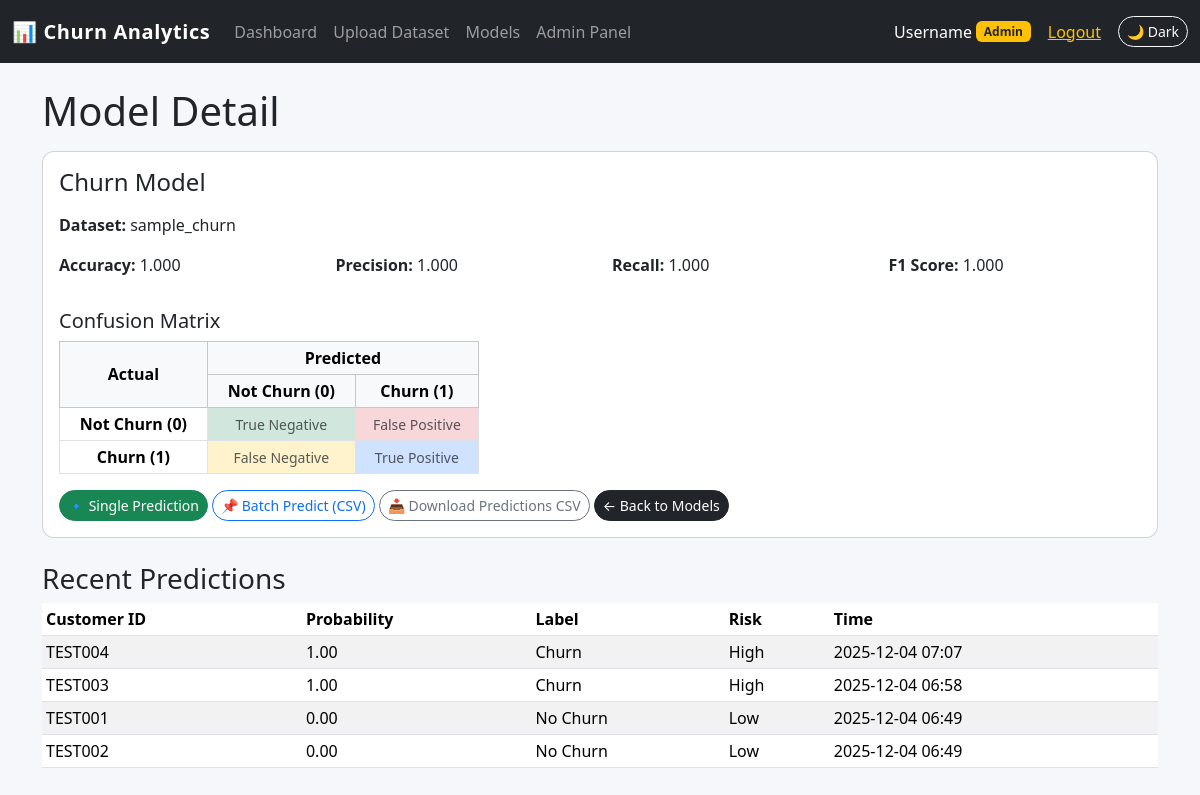
The app's page /analytics/models/1/ (signed in) with its own data.
### analytics/models.py (models this page shows, shortened)
class ModelVersion(models.Model):
    dataset = models.ForeignKey(Dataset, on_delete=models.CASCADE)
    name = models.CharField(max_length=200, default='Churn Model')
    created_at = models.DateTimeField(auto_now_add=True)
    model_file = models.FileField(upload_to='models/')
    accuracy = models.FloatField(null=True, blank=True)
    precision = models.FloatField(null=True, blank=True)
    recall = models.FloatField(null=True, blank=True)
    f1_score = models.FloatField(null=True, blank=True)
    is_active = models.BooleanField(default=True)

class Dataset(models.Model):
    name = models.CharField(max_length=200)
    file = models.FileField(upload_to='datasets/')
    uploaded_by = models.ForeignKey(User, on_delete=models.CASCADE)
    uploaded_at = models.DateTimeField(auto_now_add=True)
    num_rows = models.IntegerField(null=True, blank=True)
    num_columns = models.IntegerField(null=True, blank=True)

class Prediction(models.Model):
    model = models.ForeignKey(ModelVersion, on_delete=models.CASCADE)
    customer_id = models.CharField(max_length=100)
    probability = models.FloatField()
    label = models.BooleanField()
    predicted_at = models.DateTimeField(auto_now_add=True)
    def risk_level(self):
        if self.probability >= 0.8:
            return 'High'
        elif self.probability >= 0.5:
            return 'Medium'
        return 'Low'

### analytics/views.py (the view)
# urls.py: path('models/<int:model_id>/', views.model_detail, name='model_detail'),
@login_required
def model_detail(request, model_id):
    model = get_object_or_404(ModelVersion, id=model_id)
    predictions = Prediction.objects.filter(model=model).order_by('-predicted_at')[:50]
    return render(request, 'analytics/model_detail.html', {
        'model_obj': model,
        'predictions': predictions,
    })

### templates/analytics/model_detail.html (shortened to what this page needs)
{% extends 'base.html' %}
{% block content %}
<h1 class="mb-3">Model Detail</h1>
<div class="card mb-4">
    <div class="card-body">
        <h4 class="card-title mb-3">{{ model_obj.name }}</h4>
        <p><strong>Dataset:</strong> {{ model_obj.dataset.name }}</p>
        <div class="row">
            <div class="col-md-3">
                <p><strong>Accuracy:</strong> {{ model_obj.accuracy|floatformat:3 }}</p>
            </div>
            <div class="col-md-3">
                <p><strong>Precision:</strong> {{ model_obj.precision|floatformat:3 }}</p>
            </div>
            <div class="col-md-3">
                <p><strong>Recall:</strong> {{ model_obj.recall|floatformat:3 }}</p>
            </div>
            <div class="col-md-3">
                <p><strong>F1 Score:</strong> {{ model_obj.f1_score|floatformat:3 }}</p>
            </div>
        </div>
        <h5 class="mt-3">Confusion Matrix</h5>
        <div class="table-responsive mb-2" style="max-width: 420px;">
            <table class="table table-bordered table-sm text-center align-middle mb-0">
                <thead class="table-light">
                    <tr>
                        <th rowspan="2" class="align-middle">Actual</th>
                        <th colspan="2">Predicted</th>
                    </tr>
                    <tr>
                        <th>Not Churn (0)</th>
                        <th>Churn (1)</th>
                    </tr>
                </thead>
                <tbody>
                    <tr>
                        <th>Not Churn (0)</th>
                        <td class="bg-success-subtle">
                            <small class="text-muted">True Negative</small>
                        </td>
                        <td class="bg-danger-subtle">
                            <small class="text-muted">False Positive</small>
                        </td>
                    </tr>
                    <tr>
                        <th>Churn (1)</th>
                        <td class="bg-warning-subtle">
                            <small class="text-muted">False Negative</small>
                        </td>
                        <td class="bg-primary-subtle">
                            <small class="text-muted">True Positive</small>
                        </td>
                    </tr>
                </tbody>
            </table>
        </div>
        <div class="mt-3">
            <a class="btn btn-success btn-sm"
               href="{% url 'analytics:single_predict' model_obj.id %}">
                🔹 Single Prediction
            </a>
            <a class="btn btn-outline-primary btn-sm"
               href="{% url 'analytics:batch_predict' model_obj.id %}">
                📌 Batch Predict (CSV)
            </a>
            <a class="btn btn-outline-secondary btn-sm"
               href="{% url 'analytics:export_predictions' model_obj.id %}">
                📥 Download Predictions CSV
            </a>
            <a class="btn btn-dark btn-sm"
               href="{% url 'analytics:model_list' %}">
                ← Back to Models
            </a>
        </div>
    </div>
</div>
<h3>Recent Predictions</h3>
<table class="table table-sm table-striped">
    <thead>
        <tr>
            <th>Customer ID</th>
            <th>Probability</th>
            <th>Label</th>
            <th>Risk</th>
            <th>Time</th>
        </tr>
    </thead>
    <tbody>
        {% for p in predictions %}
        <tr>
            <td>{{ p.customer_id }}</td>
            <td>{{ p.probability|floatformat:2 }}</td>
            <td>
                {% if p.label %}
                    Churn
                {% else %}
                    No Churn
                {% endif %}
            </td>
            <td>{{ p.risk_level }}</td>
            <td>{{ p.predicted_at|date:"Y-m-d H:i" }}</td>
        </tr>
        {% empty %}
        <tr>
            <td colspan="5">No predictions yet.</td>
        </tr>
        {% endfor %}
    </tbody>
</table>
{% endblock %}

### templates/base.html (shortened to what this page needs)
<!DOCTYPE html>
<html lang="en">
<head>
    <link
        href="https://cdn.jsdelivr.net/npm/bootstrap@5.3.2/dist/css/bootstrap.min.css"
        rel="stylesheet">
</head>
<body>
<nav class="navbar navbar-expand-lg navbar-dark bg-dark mb-4">
    <div class="container-fluid">
        <a class="navbar-brand" href="{% url 'analytics:dashboard' %}">
            📊 Churn Analytics
        </a>
        <div class="collapse navbar-collapse" id="navbarNav">
            <ul class="navbar-nav me-auto">
                <li class="nav-item">
                    <a class="nav-link" href="{% url 'analytics:dashboard' %}">Dashboard</a>
                </li>
                {% if user.is_authenticated and user.is_staff %}
                    <li class="nav-item">
                        <a class="nav-link" href="{% url 'analytics:upload_dataset' %}">
                            Upload Dataset
                        </a>
                    </li>
                {% endif %}
                <li class="nav-item">
                    <a class="nav-link" href="{% url 'analytics:model_list' %}">Models</a>
                </li>
                {% if user.is_authenticated and user.is_staff %}
                    <li class="nav-item">
                        <a class="nav-link" href="/admin/">Admin Panel</a>
                    </li>
                {% endif %}
            </ul>
            <span class="navbar-text text-white d-flex align-items-center">
                {% if user.is_authenticated %}
                    {{ user.username }}
                    {% if user.is_staff %}
                        <span class="badge bg-warning text-dark ms-1">Admin</span>
                    {% else %}
                        <span class="badge bg-info text-dark ms-1">Analyst</span>
                    {% endif %}
                    <form action="{% url 'logout' %}" method="post"
                          class="ms-3 mb-0 d-inline">
                        <button type="submit"
                                class="btn btn-link text-warning p-0 m-0 align-baseline">
                            Logout
                        </button>
                    </form>
                {% else %}
                    <a href="{% url 'login' %}" class="text-warning text-decoration-none me-2">
                        Login
                    </a>
                {% endif %}
                <button id="themeToggle" type="button"
                        class="btn btn-outline-light btn-sm ms-3">
                </button>
            </span>
        </div>
    </div>
</nav>
<div class="container mb-5">
    {% block content %}{% endblock %}
</div>
</body>
</html>

### templates/base.html (style rules this page uses)
body { background-color: #f5f7fb; color: #212529; }
.navbar-brand { font-weight: 600; letter-spacing: 0.03em; }
.card { border-radius: 0.75rem; }
.btn-sm { border-radius: 999px; }

### records on screen
ModelVersion: name "Churn Model", dataset.name "sample_churn", accuracy "1.000", precision "1.000", recall "1.000", f1_score "1.000"
Prediction: customer_id "TEST004", probability "1.00", label "Churn", risk_level "High", predicted_at "2025-12-04 07:07"
Prediction: customer_id "TEST003", probability "1.00", label "Churn", risk_level "High", predicted_at "2025-12-04 06:58"
Prediction: customer_id "TEST001", probability "0.00", label "No Churn", risk_level "Low", predicted_at "2025-12-04 06:49"
Prediction: customer_id "TEST002", probability "0.00", label "No Churn", risk_level "Low", predicted_at "2025-12-04 06:49"

### other values on screen
{{ user.username }} "Username"
